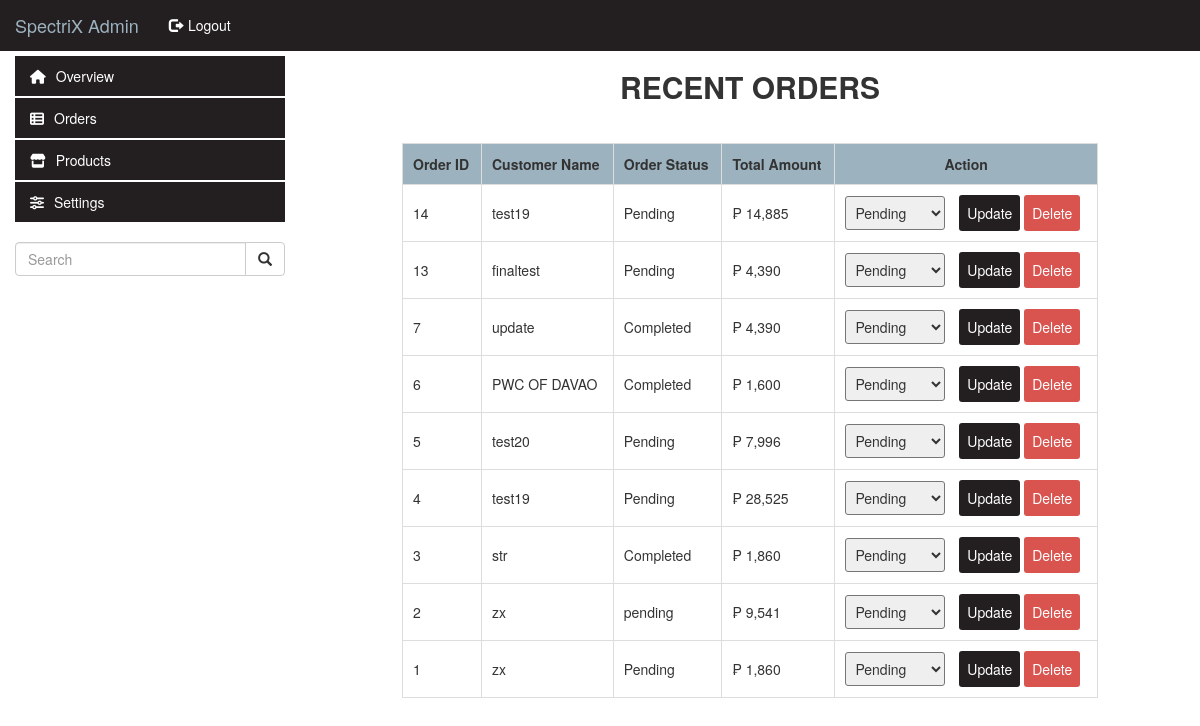
The app's page /admin/orders.php (signed in) with its own data.
### tables this page shows
CREATE TABLE `orders` (
  `order_id` int(11) NOT NULL,
  `customer_name` varchar(255) DEFAULT NULL,
  `customer_email` varchar(255) DEFAULT NULL,
  `customer_address` text DEFAULT NULL,
  `total_amount` decimal(10,2) DEFAULT 0.00,
  `order_details` longtext DEFAULT NULL,
  `order_status` varchar(255) DEFAULT 'Pending'
);

### admin/orders.php (the view, shortened to what this page needs)
<?php
include "../includes/db.php";
$query = "SELECT * FROM orders ORDER BY order_id DESC LIMIT 10";
$result = mysqli_query($conn, $query);
?>
<?php include 'includes/header.php'; ?>
    <?php include 'includes/nav-admin.php'; ?>
    <?php include 'includes/nav-admin.php'; ?>
    <div class="container-fluid">
        <div class="row">
            <?php include 'includes/sidebar-admin.php'; ?>
            <div class="col-sm-9">
                <h2>RECENT ORDERS</h2>
                <table class="recent-orders" border="1">
                    <tr>
                        <th>Order ID</th>
                        <th>Customer Name</th>
                        <th>Order Status</th>
                        <th>Total Amount</th>
                        <th>
                            <center>Action</center>
                        </th>
                    </tr>
            </div>
        </div>
    </div>
    <?php while ($row = mysqli_fetch_assoc($result)): ?>
        <tr>
            <td>
                <?php echo $row['order_id']; ?>
            </td>
            <td>
                <?php echo $row['customer_name']; ?>
            </td>
            <td>
                <?php echo $row['order_status']; ?>
            </td>
            <td>₱
            <?php echo number_format($row['total_amount']); ?>
            </td>
            <td>
                <form method='post' action='update_status.php'>
                    <select name='new_status'>
                        <option value='Pending'>Pending</option>
                    </select>
                    <input type='submit' name='update_status' value='Update'>
                    <form method='post' action='delete_order.php'
                        onsubmit='return confirmDelete(<?php echo $row['order_id']; ?>);'>
                        <input type='submit' name='delete_order' value='Delete'
                            style='background-color: #d9534f; border: none; color: #fff; cursor: pointer;'>
                    </form>
            </td>
        </tr>
    <?php endwhile; ?>
</body>
</html>

### admin/dash.css (style rules this page uses)
body { margin: 0; padding: 0; }
.container-fluid { display: flex; padding-left: 0; padding-right: 0; }
.row { flex: 1; margin-top: 0; }
.col-sm-9 { background-color: #fff; margin: 20px auto; }
.recent-orders { width: 80%; border-collapse: collapse; margin: 0 auto; }
.recent-orders th, .recent-orders td { padding: 10px; border: 1px solid #ddd; text-align: left; }
.recent-orders th { background-color: #9DB2BF; }
.recent-orders select { padding: 5px; border-radius: 3px; margin-right: 10px; }
.recent-orders input[type="submit"] { padding: 8px; background-color: #231f20; color: #fff; border: none; border-radius: 3px; cursor: pointer; }
h2 { font-weight: 700 !important; color: #425563; text-align: center; margin: 0 auto; position: relative; padding: 30px 0; text-transform: uppercase; }

### records on screen
orders: order_id "14", customer_name "test19", order_status "Pending", total_amount "14,885"
orders: order_id "13", customer_name "finaltest", order_status "Pending", total_amount "4,390"
orders: order_id "7", customer_name "update", order_status "Completed", total_amount "4,390"
orders: order_id "6", customer_name "PWC OF DAVAO", order_status "Completed", total_amount "1,600"
orders: order_id "5", customer_name "test20", order_status "Pending", total_amount "7,996"
orders: order_id "4", customer_name "test19", order_status "Pending", total_amount "28,525"
orders: order_id "3", customer_name "str", order_status "Completed", total_amount "1,860"
orders: order_id "2", customer_name "zx", order_status "pending", total_amount "9,541"
orders: order_id "1", customer_name "zx", order_status "Pending", total_amount "1,860"
